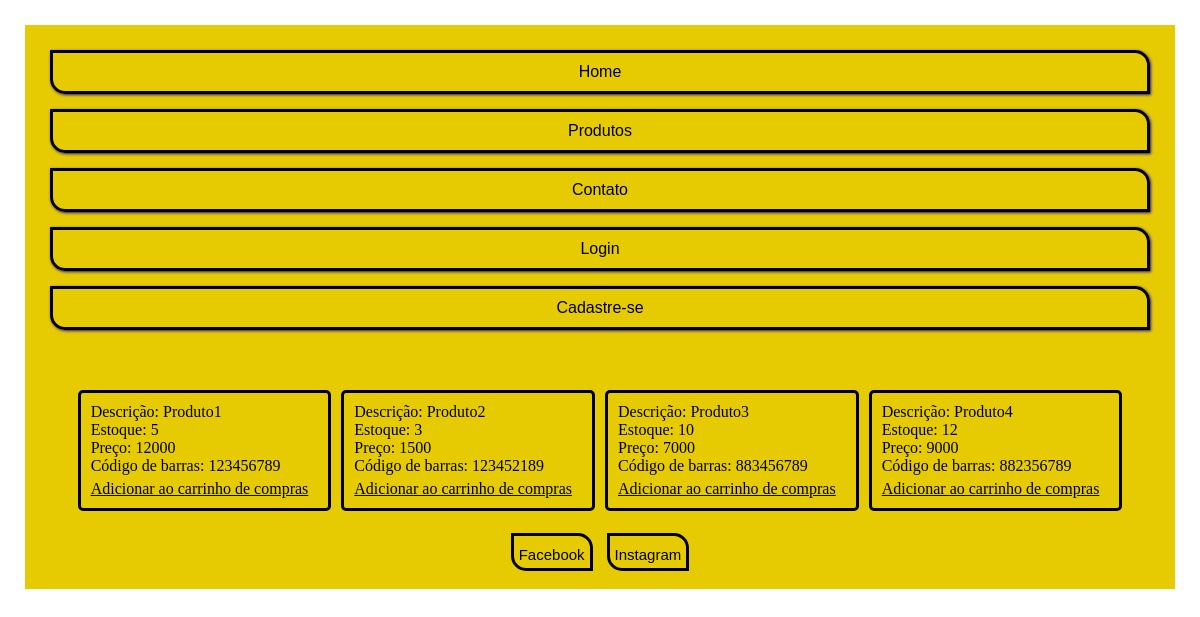
The app's page /index.php?&class=Produto with its own data.
### tables this page shows
create table produto (

    id int(5) primary key not null auto_increment,
    descricao varchar(30),
    estoque int(5),
    preco_custo int(5),
    preco_venda int(5),
    codigo_de_barras int(20),
    data_cadastro date


);

### Library/Thiago_AP/Core/ClassLoader.php (called while the page is built, shortened)
<?php
    class ClassLoader {
        protected $prefixes = array();
        public function addNamespace($prefix, $base_dir, $prepend = false) {
            $prefix = trim($prefix, '\\') . '\\';
            $base_dir = rtrim($base_dir, DIRECTORY_SEPARATOR) . '/';
            if(isset($this->prefixes[$prefix]) === false) {
                $this->prefixes[$prefix] = array();
            }
            if($prepend) {
                array_unshift($this->prefixes[$prefix], $base_dir);
            }else {
                array_push($this->prefixes[$prefix], $base_dir);
            }
        }
        public function loadClass($class) {
            $prefix = $class;
            while(false !== $pos = strrpos($prefix, '\\')) {
                $prefix = substr($class, 0, $pos + 1);
                $relative_class =  substr($class, $pos + 1);
                $mapped_file = $this->loadMappedFile($prefix, $relative_class);
                $prefix = rtrim($prefix, '\\');
            }
            return false;
        }
        protected function loadMappedFile($prefix, $relative_class) {
            if(isset($this->prefixes[$prefix]) === false) {
                return false;
            }
            foreach($this->prefixes[$prefix] as $base_dir) {
                $file = $base_dir
                        . str_replace('\\', '/', $relative_class)
                        . '.php';
            }
            return false;
        }
        protected function requireFile($file) {
            return false;
        }
    }
?>

### Library/Thiago_AP/Core/ApplicationLoader.php (called while the page is built, shortened)
<?php
    class ApplicationLoader {
        protected $directories;
        public function addDirectory($directory) {
            $this->directories[] = $directory;
        }
        public function loadClass($class) {
            $folders = $this->directories;
            foreach($folders as $folder) {
                if(file_exists("{$folder}/{$class}.php")) {
                    return TRUE;
                }
            }
        }
    }
?>

### Library/Thiago_AP/Database/Repository.php (called while the page is built, shortened)
<?php
    final class Repository {
        private $activeRecord;
        function __construct($class){
            $this->activeRecord = $class;
        }
        function load(Criteria $criteria, array $columns = null) {
            if($columns == null) {
                $sql = "SELECT * FROM " . constant($this->activeRecord . '::TABLENAME');
            }else {
                $sql = implode(", ", $columns);
                $sql = "SELECT $sql FROM " . constant($this->activeRecord . '::TABLENAME');
            }
            if($criteria) {
                $expression = $criteria->dump();
                $order = $criteria->getProperty('order');
                $limit = $criteria->getProperty('limit');
                $offset = $criteria->getProperty('offset');
                $group_by = $criteria->getProperty('groupby');
                if($order) {
                    $sql .= ' ORDER BY ' . $order;
                }
            }
            if($conn = Transaction::get()) {
                $result = $conn->Query($sql);
                $results = array();
                if($result) {
                    while($row = $result->fetchObject($this->activeRecord)) {
                        $results[] = $row;
                    }
                }
                return $results;
            }else{
                throw new Exception('Não há transação ativa!!!');
            }
        }
    }
?>

### Library/Thiago_AP/Database/Criteria.php (called while the page is built, shortened)
<?php
    class Criteria {
        public function __construct() {
            $this->filters = array();
        }
        public function setProperty($property, $value) {
            if(isset($value)) {
                $this->properties[$property] = $value;
            }else {
                $this->properties[$property] = NULL;
            }
        }
        public function getProperty($property) {
            if(isset($this->properties[$property])) {
                return $this->properties[$property];
            }
        }
    }
?>

### Library/Thiago_AP/Database/Record.php (called while the page is built, shortened)
<?php
abstract class Record implements RecordInterface
{
    protected $data;
    public function __set($prop, $value)
    {
        if (method_exists($this, 'set_'.$prop))
        {
            call_user_func(array($this, 'set_'.$prop), $value);
        }
        else
        {
            if ($value === NULL)
            {
                unset($this->data[$prop]);
            }
            else
            {
                $this->data[$prop] = $value;
            }
        }
    }
    public function __get($prop)
    {
        if (method_exists($this, 'get_'.$prop))
        {
            return call_user_func(array($this, 'get_'.$prop));
        }
        else
        {
            if (isset($this->data[$prop]))
            {
                return $this->data[$prop];
            }
        }
    }
}

### Application/Control/Produto.php (the view, shortened to what this page needs)
<?php
    class Produto extends Page {
        protected $template;
        public function __construct() {
            try{
                $this->template = file_get_contents("Application/Templates/html/Home.html");
                $criteria = new Criteria;
                $criteria->setProperty('order', 'id');
                $repository = new Repository('Lista_dos_produtos');
                $produtos = $repository->load($criteria);
                $template_list_li = file_get_contents("Application/Templates/html/Lista_dos_produtos/Lista_dos_produtos_li.html");
                $template_list = "";
                foreach($produtos as $produto) {
                    $list = "Descrição: \t $produto->descricao<br>";
                    $list .= "Estoque: \t $produto->estoque<br>";
                    $list .= "Preço: \t $produto->preco_venda<br>";
                    $list .= "Código de barras: \t $produto->codigo_de_barras<br>";
                    $list = str_replace("{{produtos}}", $list, $template_list_li);
                    $list = str_replace("{id_produto}", $produto->id, $list);
                    $template_list .= $list;
                }
                $template_list_ul = file_get_contents("Application/Templates/html/Lista_dos_produtos/Lista_dos_produtos_ul.html");
                $template_list_ul = str_replace("{{produtos}}", $template_list, $template_list_ul);
                $this->template = str_replace("{{section}}", $template_list_ul, $this->template);
            }catch(Exception $e) {
                print $e->getMessage();
                Transaction::rollback();
            }
        }
        public function show() {
            echo $this->template;
        }
    }
?>

### Application/Templates/css/style.css (style rules this page uses)
* { margin: 0px; padding: 0px; }
@media (max-width: 2000px) { body { background-color: white; text-align: center; justify-content: center; } }
@media (max-width: 2000px) { header, section, footer, nav { background-color: #E6CB03; margin: 0px 25px 0px 25px; padding-bottom: 25px; } }
@media (max-width: 2000px) { header { margin-top: 25px; padding-top: 10px; } }
@media (max-width: 2000px) { nav ul li { display: block; font-family: Arial, Helvetica, sans-serif; font-size: 16px; margin: 15px 0px 0px 0px; padding: 10px 0px 10px 0px ; border: solid; border-radius: 0px 15px 0px 15px; box-shadow: 1px 1px 3px #26118C; } }
@media (max-width: 2000px) { nav ul li a { color: black; } }
@media (max-width: 2000px) { section { justify-content: center; display: flex; flex-flow: row wrap; } }
@media (max-width: 2000px) { section ul li { margin: 10px 5px 10px 5px; text-align: left; padding: 10px; border: solid; border-radius: 5px; } }
@media (max-width: 2000px) { footer { margin-bottom: 25px; } }
@media (max-width: 2000px) { footer ul li a { font-family: Arial, Helvetica, sans-serif; font-size: 15px; margin: 10px 5px 10px 5px; padding: 10px 5px 5px 5px ; border: solid; border-radius: 0px 15px 0px 15px; } }
@media (max-width: 2000px) { a { text-decoration: none; color: black; } }
@media (max-width: 2000px) { ul li { list-style: none; display: inline-block; } }
@media (max-width: 2000px) { .produtos { padding: 10px; } }
@media (max-width: 2000px) { a.compra { font-size: 16px; margin: 5px 10px 0px 0px; display: block; text-decoration: underline; } }

### records on screen
produto: descricao "Produto1", estoque "5", preco_venda "12000", codigo_de_barras "123456789"
produto: descricao "Produto2", estoque "3", preco_venda "1500", codigo_de_barras "123452189"
produto: descricao "Produto3", estoque "10", preco_venda "7000", codigo_de_barras "883456789"
produto: descricao "Produto4", estoque "12", preco_venda "9000", codigo_de_barras "882356789"

### other values on screen
$this->template "Home Produtos Contato Login Cadastre-se Adicionar ao carrinho de compras Adicionar ao carrinho de compras Adicionar ao carrinho de compras Adicionar ao carrinho de compras Facebook Instagram"
